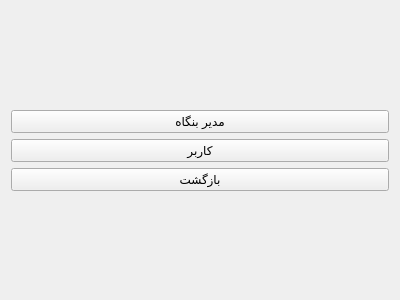
<?xml version="1.0" encoding="UTF-8"?>
<ui version="4.0">
 <class>singup</class>
 <widget class="QWidget" name="singup">
  <property name="geometry">
   <rect>
    <x>0</x>
    <y>0</y>
    <width>400</width>
    <height>300</height>
   </rect>
  </property>
  <property name="windowTitle">
   <string>Form</string>
  </property>
  <layout class="QGridLayout" name="gridLayout">
   <item row="2" column="0">
    <widget class="QPushButton" name="pushButton_2">
     <property name="text">
      <string>کاربر</string>
     </property>
    </widget>
   </item>
   <item row="1" column="0">
    <widget class="QPushButton" name="pushButton_1">
     <property name="text">
      <string>مدیر بنگاه</string>
     </property>
    </widget>
   </item>
   <item row="3" column="0">
    <widget class="QPushButton" name="pushButton_3">
     <property name="text">
      <string>بازگشت</string>
     </property>
    </widget>
   </item>
   <item row="0" column="0">
    <spacer name="verticalSpacer">
     <property name="orientation">
      <enum>Qt::Vertical</enum>
     </property>
     <property name="sizeHint" stdset="0">
      <size>
       <width>20</width>
       <height>40</height>
      </size>
     </property>
    </spacer>
   </item>
   <item row="4" column="0">
    <spacer name="verticalSpacer_2">
     <property name="orientation">
      <enum>Qt::Vertical</enum>
     </property>
     <property name="sizeHint" stdset="0">
      <size>
       <width>20</width>
       <height>40</height>
      </size>
     </property>
    </spacer>
   </item>
  </layout>
 </widget>
 <resources/>
 <connections/>
</ui>
